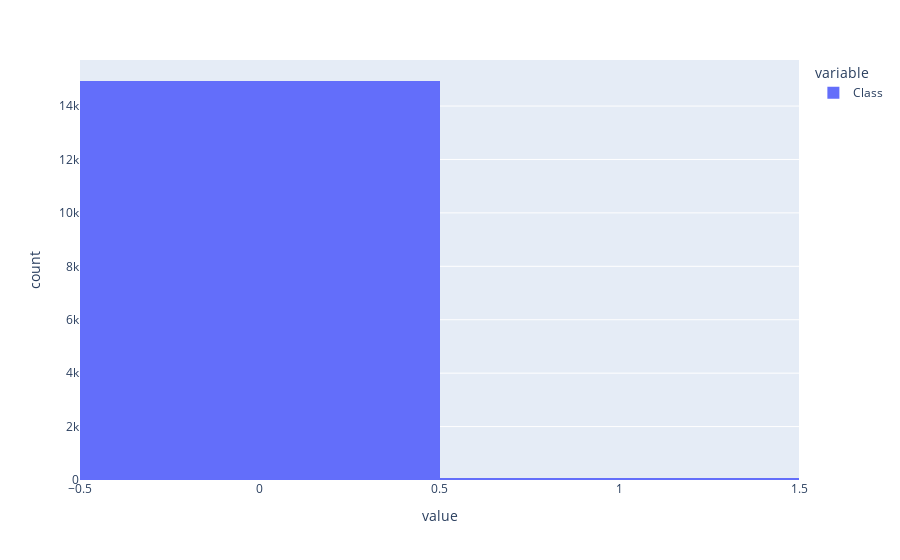

Notebook source saved alongside this figure:
### Code cell
# show histogram for 'Class'

### Figure 1 — Plotly figure (JSON) as saved in the notebook; plotly's stock layout.template omitted (floating-point values rounded to 4 significant figures; data arrays with more than 128 entries replaced by an {"elided": "..."} marker saying what was removed)
{"data": [{"alignmentgroup": "True", "bingroup": "x", "hovertemplate": "variable=Class<br>value=%{x}<br>count=%{y}<extra></extra>", "legendgroup": "Class", "marker": {"color": "#636efa", "pattern": {"shape": ""}}, "name": "Class", "offsetgroup": "Class", "orientation": "v", "showlegend": true, "type": "histogram", "x": {"elided": "14999 int values"}, "xaxis": "x", "yaxis": "y"}], "layout": {"barmode": "relative", "legend": {"title": {"text": "variable"}, "tracegroupgap": 0}, "margin": {"t": 60}, "xaxis": {"anchor": "y", "domain": [0, 1], "title": {"text": "value"}}, "yaxis": {"anchor": "x", "domain": [0, 1], "title": {"text": "count"}}}}
